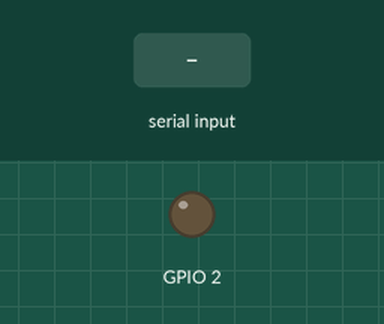
This sketch was run on a simulated ESP32. Parts: output pins drawn as LEDs (lit = HIGH). The inputs (shaded band) are chosen by the test bench. WiFi joins after 1.5 s; servers stay silent unless stated; random numbers use the default seed unless the sketch sets one; EEPROM starts erased; no MQTT or app messages arrive unless stated; nothing arrives over Bluetooth unless stated; what the sketch prints to the serial monitor is not drawn.

Above: at 0.1 s.
At 1.6 s:
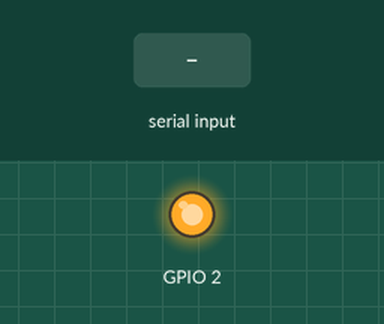
1.7 s: "ssid\n" received over the second serial link
3.2 s: "password\n" received over the second serial link
4.7 s: "connect\n" received over the second serial link
Timing chart, 0 to 7.7 s (numbered marks = the images above; inputs shaded):
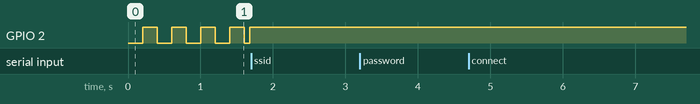

Measured:
- after the input at 1.7 s, every drawn part: stays the same
- after the input at 3.2 s, every drawn part: stays the same
- after the input at 4.7 s, every drawn part: stays the same

The sketch:

config_wifi_mqtt_bluetooth.ino
```cpp
/*
  Configuración de conexion WiFi y MQTT via Bluetooth
  Autor: Ing. Moreno Lucas Omar
  Año: 2020
 */

#include "BluetoothSerial.h"
#include <WiFi.h>
#include <EEPROM.h>
#include <PubSubClient.h>

#if !defined(CONFIG_BT_ENABLED) || !defined(CONFIG_BLUEDROID_ENABLED)
#error Bluetooth is not enabled! Please run `make menuconfig` to and enable it
#endif

BluetoothSerial SerialBT;

// Credenciales WiFi
String ssid = "";
String password = "";

// Credenciales MQTT
String mqtt_server = "";
int mqtt_port = 1883;
WiFiClient espClient;
PubSubClient client(espClient);

// Flags
bool wifi_enable = true;
bool mqtt_enable = true;

// Funcion: Grabar EEPROM
void grabar_eeprom(int addr, String text){
  int tamano = text.length();
  char inChar[50];
  text.toCharArray(inChar, tamano+1);
  for(int i = 0; i < tamano; i++){
    EEPROM.write(addr+i, inChar[i]);
  }
  for(int i = tamano; i < 50; i++){
    EEPROM.write(addr+i, 255);
  }
  EEPROM.commit();
}

// Funcion: Leer EEPROM
String leer_eeprom(int addr){
  byte lectura;
  String strLectura;
  for(int i = addr; i < addr+50; i++){
    lectura = EEPROM.read(i);
    if(lectura != 255){
      strLectura += (char)lectura;
    }
  }
  return strLectura;
}

// Funcion: Conexion/Reconexion a MQTT
void reconnect_mqtt(){
  Serial.println("");
  Serial.println("Intentando conexion a MQTT");
  while(!client.connected() && WiFi.status() == WL_CONNECTED && mqtt_enable){
    if(SerialBT.available()) decodificadorSerial();
    String clientId = "iot_1_";
    clientId = clientId + String(random(0xffff, HEX));
    if(client.connect(clientId.c_str())){
      Serial.println("Conexion Exitosa a Broker MQTT...");
    }else{
      Serial.println("Fallo de conexion");
      Serial.println(client.state());
      Serial.println("Se intentara de nuevo en 2 segundos");
      digitalWrite(BUILTIN_LED, HIGH);
      delay(1000);
      digitalWrite(BUILTIN_LED, LOW);
      delay(1000);
    }
  }
}

// Funcion: Conexion/Reconexion a red WiFi
void reconnect_wifi(){
  Serial.println("Conexion WiFi");
  Serial.print("Conectando a -> ");
  Serial.println(ssid);
  WiFi.begin(ssid.c_str(), password.c_str());
  while(WiFi.status() != WL_CONNECTED && wifi_enable){
    if(SerialBT.available()) decodificadorSerial();       // -> Se puede mandar un comando mientras reconecta
    Serial.print(".");
    delay(200);
    digitalWrite(BUILTIN_LED, HIGH);
    delay(200);
    digitalWrite(BUILTIN_LED, LOW);
  }
  if(WiFi.status() == WL_CONNECTED){
    Serial.println("");
    Serial.println("Conexion exitosa!");

    Serial.println("Mi IP es -> ");
    Serial.println(WiFi.localIP());
  }
}

// Funcion: Se realiza la accion en funcion al "comando" y "valor" recibido
void realizarAccion(String comando, String valor){

  // Seteo de SSID - WiFi
  if(comando.equals("ssid")){
    Serial.print("Nuevo SSID configurado - ");
    Serial.println(valor);
    ssid = valor;
    grabar_eeprom(0, valor); // 0 - 50 -> SSID
    SerialBT.write('y');
  }
  // Seteo de Password - WiFi
  else if(comando.equals("password")){
    Serial.print("Nuevo Password configurado - ");
    Serial.println(valor);
    password = valor;
    grabar_eeprom(50, valor); // 50 - 100 -> Password
    SerialBT.write('y');
  }
  // Conexion
  else if(comando.equals("connect")){
    // Conectar a red WiFi + Habilitar la reconexion WiFi
    if(valor.equals("wifi")){
      reconnect_wifi();
      wifi_enable = true;
    // Conectar a server MQTT + Habilitar la reconexion MQTT
    }else if(valor.equals("mqtt")){
      mqtt_enable = true;
    // Conexion total
    }else if(valor.equals("all")){
      wifi_enable = true;
      mqtt_enable = true;
    }
    SerialBT.write('y');
  }
  // Desconexion
  else if(comando.equals("disconnect")){
    // Desconexion de Red WiFi + Inhabilitar la reconexion WiFi
    if(valor.equals("wifi")){
      WiFi.disconnect();
      wifi_enable = false;
      Serial.println("Conexion WiFi finalizada...");
    }
    // Desconectar del servidor MQTT + Inhabilitar la reconexion MQTT
    else if(valor.equals("mqtt")){
      client.disconnect();
      mqtt_enable = false;
      Serial.println("Conexion MQTT finalizada...");
    }
    // Desconexion Total
    else if(valor.equals("all")){
      client.disconnect();
      WiFi.disconnect();
      wifi_enable = false;
      mqtt_enable = false;
      Serial.println("Conexion WiFi y MQTT finalizadas...");
    }
    SerialBT.write('y');
    delay(100);
  }
  // Reconexion
  else if(comando.equals("reconnect")){
    // Reconexion a red WiFi
    if(valor.equals("wifi")){
      Serial.println("Reconectando WiFi....");
      WiFi.disconnect();
      wifi_enable = true;
    }
    // Reconexion a servidor MQTT
    else if(valor.equals("mqtt")){
      Serial.println("Reconectando MQTT....");
      client.disconnect();
      mqtt_enable = true;
    }
    // Reconexion total
    else if(valor.equals("all")){
      Serial.println("Reconexion total....");
      WiFi.disconnect();
      client.disconnect();
      wifi_enable = true;
      mqtt_enable = true;
    }
    SerialBT.write('y');
    delay(100);
  }

  // Seteo de Servidor MQTT
  else if(comando.equals("mqttserver")){
    mqtt_server = valor;
    grabar_eeprom(100, valor);  // 100 - 150 -> MQTT Server (Direccion IP)
    Serial.print("Nuevo MQTT Server configurado - ");
    Serial.println(valor);
    SerialBT.write('y');
  }

  // Seteo de Puerto MQTT
  else if(comando.equals("mqttport")){
    mqtt_port = valor.toInt();
    grabar_eeprom(150, valor);  // 150 - 200 -> MQTT Port
    Serial.print("Nuevo puerto MQTT configurado - ");
    Serial.println(valor);
    SerialBT.write('y');
  }

 // --------------- Comando desconocido ----------------

  else{
    Serial.println("Comando desconocido");
    SerialBT.write('n');
  }

}

// Funcion: Decodificacion de mensaje Bluetooth
void decodificadorSerial(){
  String mensaje = SerialBT.readStringUntil('\n');
  Serial.print("Mensaje: ");
  Serial.println(mensaje);
  int posicionGuion = mensaje.indexOf('-');
  int posicionSaltoLinea = mensaje.length();
  String comando = mensaje.substring(0,posicionGuion);
  String valor = mensaje.substring(posicionGuion + 1, posicionSaltoLinea);
  Serial.print("Comando: ");
  Serial.print(comando);
  Serial.print(" | ");
  Serial.print("Valor: ");
  Serial.println(valor);
  realizarAccion(comando, valor);
}

// Funcion: Configuracion inicial de WiFi
void config_wifi(){
  ssid = leer_eeprom(0);
  password = leer_eeprom(50);
}

// Funcion: Configuracion inicial de bluetooth
void config_bluetooth(){
  SerialBT.begin("ESP32_ET"); // Nombre de dispositivo Bluetooth
  Serial.println("Dispositivo inicializado...");
  Serial.println("Ahora puedes establecer una conexion bluetooth!");
}

void config_mqtt(){
  mqtt_server = leer_eeprom(100);
  mqtt_port = leer_eeprom(150).toInt();
  client.setServer(mqtt_server.c_str(), mqtt_port);
}

void setup() {
  Serial.begin(115200);
  EEPROM.begin(512);
  pinMode(BUILTIN_LED, OUTPUT);
  digitalWrite(BUILTIN_LED, LOW);
  config_bluetooth();
  config_wifi();
  config_mqtt();
}

void loop() {

  // Led - Conexion WiFi y MQTT correcta
  if(WiFi.status() == WL_CONNECTED && client.connected()) digitalWrite(BUILTIN_LED, HIGH);
  else digitalWrite(BUILTIN_LED, LOW);

  // Reconexion WiFi
  if(WiFi.status() != WL_CONNECTED && wifi_enable) reconnect_wifi();

  // Reconexion MQTT
  if(!client.connected() && WiFi.status() == WL_CONNECTED && mqtt_enable) reconnect_mqtt();
  client.loop();

  // Bluetooth -> Puerto Serie
  if(SerialBT.available()) decodificadorSerial();

  delay(20);
}
```
